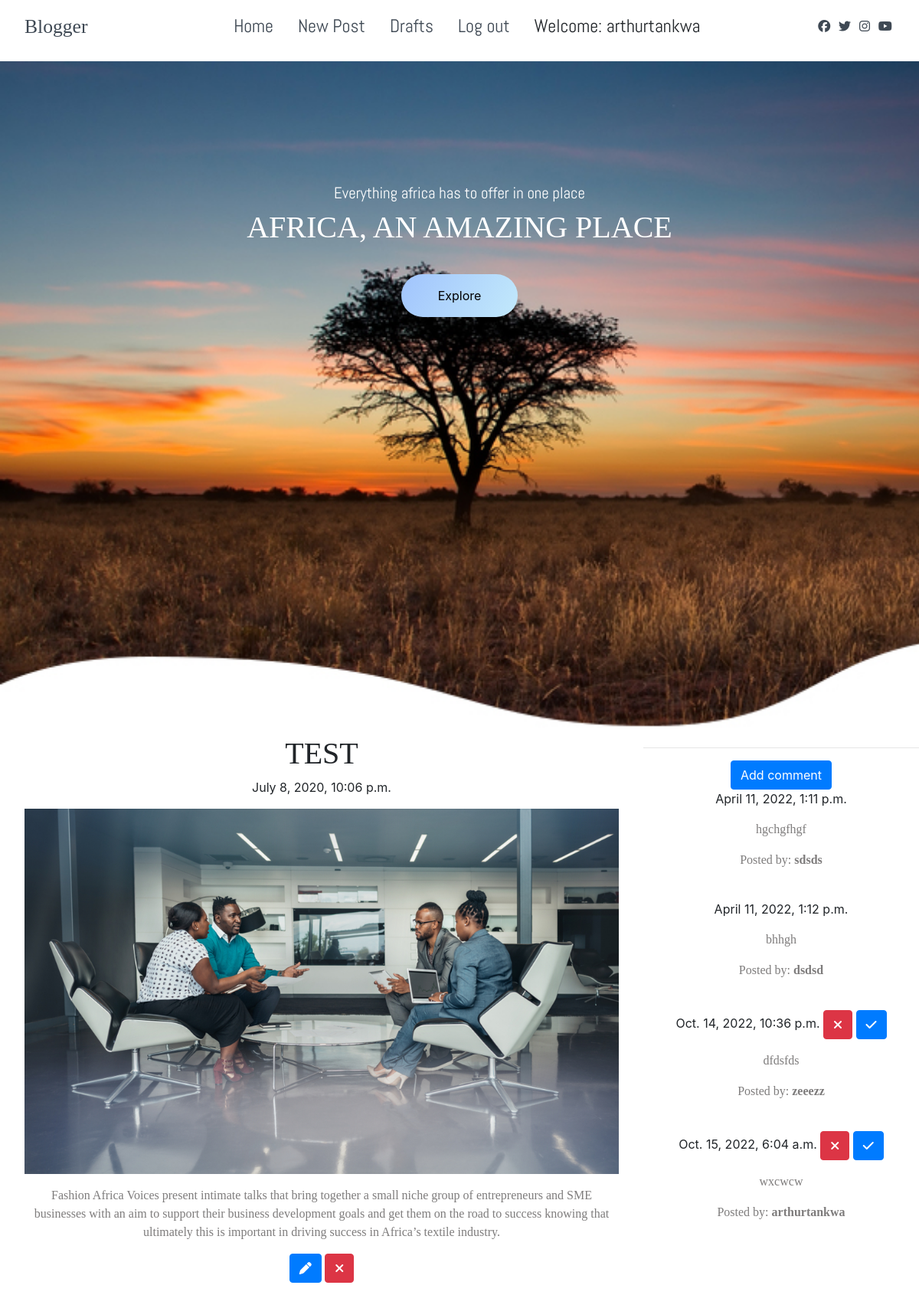
The app's page /post/7 (signed in) with its own data.
### blog/models.py (models this page shows, shortened)
class Post(models.Model):
    author = models.ForeignKey('auth.User',on_delete=models.CASCADE)
    title = models.CharField(max_length=200)
    text = models.TextField()
    image = models.ImageField()
    category = models.CharField(max_length=200, choices = cat_choices)
    created_date = models.DateTimeField(default=timezone.now)
    published_date = models.DateTimeField(blank=True, null=True)

class Comment(models.Model):
    post = models.ForeignKey('blog.Post', related_name='comments',on_delete=models.CASCADE)
    author = models.CharField(max_length=200)
    text = models.TextField()
    created_date = models.DateTimeField(default=timezone.now)
    approved_comment = models.BooleanField(default=False)

### blog/views.py (the view)
# urls.py: path('post/<int:pk>', views.PostDetailView.as_view(), name='post_detail'),
class PostDetailView(DetailView):
    model = Post

### blog/templates/blog/post_detail.html
{% extends 'blog/base.html' %}
{% block content %}
  <section class ="site-content">
    <div class ="post">
      <h1 class='posttitle loader'>{{ post.title }}</h1>
      {% if post.published_date %}
          <div class="date postdate">
              {{ post.published_date }}
          </div>
      {% elif user.is_staff %}
          <a class="btn btn-outline-dark" href="{% url 'post_publish' pk=post.pk %}">Publish</a>
      {% endif %}
      <div class="post-content" data-aos="zoom-in" data-aos-delay="200">
        <div class="post-image">
          <div>
            <img src="{{post.image.url}}" class="img"/>
          </div>
        <p class='postcontent' >{{ post.text|safe|linebreaksbr }}</p>
        {% if user.is_authenticated and user.is_staff %}
            <a class="btn btn-primary" href="{% url 'post_edit' pk=post.pk %}"><span class="fa fa-pen"></span></a>
            <a class="btn btn-danger" href="{% url 'post_remove' pk=post.pk %}"><span class="fa fa-remove"></span></a>
        {% endif %}
       </div>
      </div>
    </div>
    <div class ="comment">
      <hr>
      <a class="btn btn-primary btn-comment" href="{% url 'add_comment_to_post' pk=post.pk %}">Add comment</a>
      {% for comment in post.comments.all %}
      <br>
        {% if user.is_authenticated or comment.approved_comment %}
          {{ comment.created_date }}
          {% if not comment.approved_comment and user.is_staff %}
              <a class="btn btn-danger" href="{% url 'comment_remove' pk=comment.pk %}"><span class="fa fa-remove"></span></a>
              <a class="btn btn-primary" href="{% url 'comment_approve' pk=comment.pk %}"><span class="fa fa-check"></span></a>
              <p>{{ comment.text|safe|linebreaks }}</p>
              <p>Posted by: <strong>{{ comment.author }}</strong></p>
          {% else %}
              <p>{{ comment.text|safe|linebreaks }}</p>
              <p>Posted by: <strong>{{ comment.author }}</strong></p>
          {% endif %}
        {% endif %}
      {% empty %}
          <p>No comments posted.</p>
      {% endfor %}
    </div>
  </section>
{% endblock %}

### blog/templates/blog/base.html (shortened to what this page needs)
<!DOCTYPE html>
{% load static %}
{% load bootstrap4 %}
<html>
  <head>
    <link rel="stylesheet" href="https://cdn.jsdelivr.net/npm/bootstrap@4.0.0/dist/css/bootstrap.min.css"
>
    <link href="https://maxcdn.bootstrapcdn.com/font-awesome/4.7.0/css/font-awesome.min.css" rel="stylesheet">
    <link rel="stylesheet" href="//cdn.jsdelivr.net/medium-editor/latest/css/medium-editor.min.css" type="text/css" media="screen" charset="utf-8">
    <link rel="stylesheet" href="{% static 'css/style1.css' %}">
    <link rel="stylesheet" href="{% static 'node_modules/@fortawesome/fontawesome-free/css/all.css' %}"/>
  </head>
  <body>
    <nav class="nav navbar-nav mr-auto mt-2 mt-lg-0">
      <div class="nav-menu flex-row">
        <div class="nav-brand">
          <a href="#" class="text-gray">Blogger</a>
        </div>
        <div>
          <ul class="nav-items">
            <li class="nav-item nav-link"><a href="{% url 'post_list' %}">Home</a></li>
            {% if user.is_authenticated and user.is_staff %}
              <li class="nav-item nav-link"> <a href="{% url 'post_new' %}">New Post</a></li>
              <li class="nav-item nav-link"> <a href="{% url 'post_draft_list' %}">Drafts</a></li>
              <li class="nav-item nav-link"> <a href="{% url 'logout' %}">Log out</a></li>
              <li class="nav-item nav-link"> Welcome: {{ user.username }}</li>
            {% elif user.is_authenticated %}
              <li class="nav-item nav-link"> <a href="{% url 'post_new' %}">New Post</a></li>
              <li class="nav-item nav-link"> <a href="{% url 'logout' %}">Log out</a></li>
              <li class="nav-item nav-link"> Welcome: {{ user.username }}</li>
            {% else %}
              <a class="nav-item nav-link" href="{% url 'login' %}" aria-label="Login">
                <span class="fa fa-user" aria-hidden="true"></span></a>
              <a class="nav-item nav-link" href="{% url 'accounts:signup' %}" class="btn btn-simple">Sign up</a>
            {% endif %}
          </ul>
        </div>
        <div class="social text-grey">
          <a href="#"><i class="fab fa-facebook"></i></a>
          <a href="#"><i class="fab fa-twitter"></i></a>
          <a href="#"><i class="fab fa-instagram"></i></a>
          <a href="#"><i class="fab fa-youtube"></i></a>
        </div>
      </div>
    </nav>
    <main align= center>
      <section class="site-tittle">
        <div class="site-background" data-aos="fade-up" data-aos-delay="100">
          <h3>Everything africa has to offer in one place</h3>
          <h1>AFRICA, AN AMAZING PLACE</h1>
          <button class="btn">Explore</button>
        </div>
      </section>
              {% block content %}
              {% endblock %}
  </body>
</html>

### blog/static/css/style1.css (style rules this page uses)
html, body { margin: 0%; box-sizing: border-box; overflow-x: hidden; }
:root { --text-gray: #3f4954; --text-light: #686666da; --bg-color: #0f0f0f; --white: #ffff; --midnight: #104f55; --sky: linear-gradient(120deg, #a1c4fd 0%, #c2e9fb 100%); --Abel: "Abel", cursive; --Anton: "Anton", cursive; --Josefin: "Josefin", cursive; --Lexend: "Lexend", cursive; --Livvic: "Livvic" cursive; }
a { text-decoration: none; color: var(--text-gray); }
.flex-row { display: flex; flex-direction: row; flex-wrap: wrap; }
.text-gray { color: var(--text-gray); }
ul { list-style-type: none; }
h1 { font-family: var(--Lexend); font-size: 2.5rem; }
h3 { font-family: var(--Abel); font-size: 1.3rem; }
button.btn { border: none; border-radius: 2rem; padding: 1rem 3rem; font-size: 1rem; font-family: var(--Livvic); cursor: pointer; }
span { font-family: var(--Abel); }
p { font-family: var(--Lexend); color: var(--text-light); }
.nav { background: white; padding: 0 2rem; height: 0rem; min-height: 10vh; overflow: hidden; transition: height 1s ease-in; }
.nav .nav-menu { justify-content: space-between; }
.nav .nav-items { display: flex; margin: 0; }
.nav .nav-items .nav-link { padding: 1rem 1rem; font-size: 1.1rem; position: relative; font-family: var(--Abel); font-size: 1.5rem; }
.nav .nav-brand a { font-size: 1.6rem; padding: 1rem 0; display: block; font-family: var(--Lexend); font-size: 1.6rem; }
.nav .social { padding: 1.4rem 0; }
.nav .social i { padding: 0 0.2rem; }
main { overflow: hidden; }
main .site-tittle { background: url(../assets/img/bg-image.jpg); background-size: cover; height: 110vh; display: flex; justify-content: center; }
main .site-tittle .site-background { padding: 10rem; text-align: center; color: var(--white); }
main .site-tittle .btn { margin: 1.8rem; background: var(--sky); }
main .site-content { display: grid; grid-template-columns: 70% 30%; }
main .post-content { width: 100%; }
main .site-content .post-content > .post-image, .post-tittle { padding: 1rem 2rem; position: relative; }
main .site-content .post-content > .post-image > div { overflow: hidden; }
main .site-content .post-content > .post-image .img { width: 100%; transition: 1s ease; }

### records on screen
Post: title "TEST", published_date "July 8, 2020, 10:06 p.m.", image (picture), text "Fashion Africa Voices present intimate talks that bring together a small niche group of entrepreneurs and SME businesses with an aim to support their business development goals and get them on the road to success knowing that ultimately this is important in driving success in Africa’s textile industry."
Comment: created_date "April 11, 2022, 1:11 p.m.", text "hgchgfhgf", author "sdsds"
Comment: created_date "April 11, 2022, 1:12 p.m.", text "bhhgh", author "dsdsd"
Comment: created_date "Oct. 14, 2022, 10:36 p.m.", text "dfdsfds", author "zeeezz"
Comment: created_date "Oct. 15, 2022, 6:04 a.m.", text "wxcwcw", author "arthurtankwa"

### other values on screen
{{ user.username }} "arthurtankwa"
